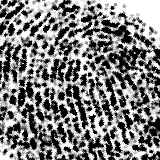
#> input picture sample/00000_24.bmp, 160 x 160 px
$ python -i extract.py   (imports and definitions only)
#> lines starting #> are read from the running program, lines starting #| are printed output that depends on the picture; after the words box and inside, x2 and y2 are one past the last pixel; in counts of white or black regions, pixels touching at a corner belong together
import cv2
import numpy as np
import matplotlib.pyplot as plt

def extract_minutiae_from_image(image_path):
    """
    Reads a fingerprint, thins the ridges, and extracts ALL valid (X, Y) coordinates.
    Uses a dynamic Margin Crop to ignore the noisy borders of the scanner glass.
    """
#> called with image_path = '../sample/00000_24.bmp'
    img = cv2.imread(image_path, cv2.IMREAD_GRAYSCALE)
#> img is the input picture: shape (160, 160); min 0, max 255, mean 127.2
    if img is None:
        raise FileNotFoundError(f"CRITICAL ERROR: Could not find '{image_path}'.")

    _, binary_img = cv2.threshold(img, 127, 255, cv2.THRESH_BINARY_INV | cv2.THRESH_OTSU)
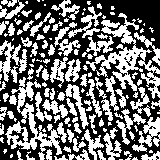
#> binary_img: shape (160, 160); 44.8% white; 139 white regions (57 under 20 px), largest, box (x1, y1, x2, y2) and area: (86, 13, 160, 99) 1736, (5, 77, 62, 160) 1335, (0, 40, 27, 83) 536

    try:
        skeleton = cv2.ximgproc.thinning(binary_img)
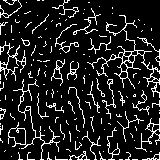
#> skeleton: shape (160, 160); 12.5% white in thin lines or dots
    except AttributeError:
        skeleton = np.zeros(binary_img.shape, np.uint8)
        eroded = np.zeros(binary_img.shape, np.uint8)
        temp = np.zeros(binary_img.shape, np.uint8)
        element = cv2.getStructuringElement(cv2.MORPH_CROSS, (3, 3))
        done = False
        while not done:
            cv2.erode(binary_img, element, eroded)
            cv2.dilate(eroded, element, temp)
            cv2.subtract(binary_img, temp, temp)
            cv2.bitwise_or(skeleton, temp, skeleton)
            binary_img[:, :] = eroded[:, :]
            if cv2.countNonZero(binary_img) == 0:
                done = True

    # --- VISUALIZATION BLOCK FOR REPORT ---
    rows, cols = skeleton.shape
#> rows = 160; cols = 160
    margin_y = int(rows * 0.15)
#> margin_y = 24
    margin_x = int(cols * 0.15)
#> margin_x = 24

    plt.figure(figsize=(8, 4))
    plt.subplot(1, 2, 1)
    plt.title("Skeletonized Input")
    plt.imshow(skeleton, cmap='gray')

    # Draw red rectangle to show the 15% Margin Crop area
    vis_img = cv2.cvtColor(skeleton.copy(), cv2.COLOR_GRAY2BGR)
#> vis_img: shape (160, 160, 3); 12.5% white in thin lines or dots
    cv2.rectangle(vis_img, (margin_x, margin_y), (cols-margin_x, rows-margin_y), (0, 0, 255), 2)
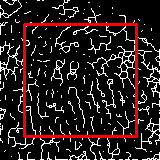
#> vis_img: shape (160, 160, 3); mean B, G, R 29.7, 29.7, 43.1

    plt.subplot(1, 2, 2)
    plt.title("15% Margin Crop (Safe Zone)")
    plt.imshow(cv2.cvtColor(vis_img, cv2.COLOR_BGR2RGB))
    plt.show() # SAVE THIS AS margin_crop.png
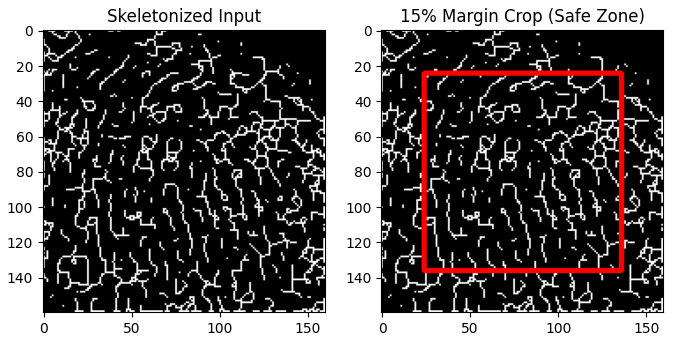
#> figure drawn by matplotlib, 2 panels
    # --------------------------------------

    raw_points = []
    skeleton_norm = skeleton // 255
#> skeleton_norm: shape (160, 160); values 0 (black) and 1 (white), 12.5% white in thin lines or dots

    for i in range(margin_y, rows - margin_y):
        for j in range(margin_x, cols - margin_x):
            if skeleton_norm[i, j] == 1:
                p = [
                    skeleton_norm[i-1, j],   skeleton_norm[i-1, j+1], skeleton_norm[i, j+1],
                    skeleton_norm[i+1, j+1], skeleton_norm[i+1, j],   skeleton_norm[i+1, j-1],
                    skeleton_norm[i, j-1],   skeleton_norm[i-1, j-1], skeleton_norm[i-1, j]
                ]
                crossing_number = sum(1 for k in range(8) if p[k] == 0 and p[k+1] == 1)
                if crossing_number == 1 or crossing_number == 3:
                    raw_points.append([j, i])
#> after the loop, raw_points = 237 pairs, first value 24 to 135, second value 24 to 135

    return np.array(raw_points, dtype=float)

>>> result = extract_minutiae_from_image('../sample/00000_24.bmp')
#> result has the same summary as raw_points in extract_minutiae_from_image

$ run again, on sample/00000_25.bmp
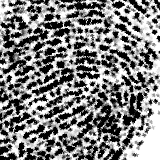
#> input picture sample/00000_25.bmp, 160 x 160 px
#> in extract_minutiae_from_image, img is the input picture: shape (160, 160); min 0, max 255, mean 127.7
#> in extract_minutiae_from_image, `_, binary_img = cv2.threshold(img, 127, 255, cv2.THRESH_BINARY_INV | c..`:
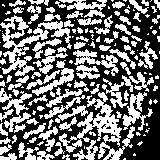
#> binary_img: shape (160, 160); 44.5% white; 147 white regions (64 under 20 px), largest, box (x1, y1, x2, y2) and area: (59, 92, 135, 160) 1470, (0, 15, 72, 76) 1337, (0, 88, 32, 132) 486
#> skeleton: shape (160, 160); 12.1% white in thin lines or dots
#> in extract_minutiae_from_image, `plt.show()`:
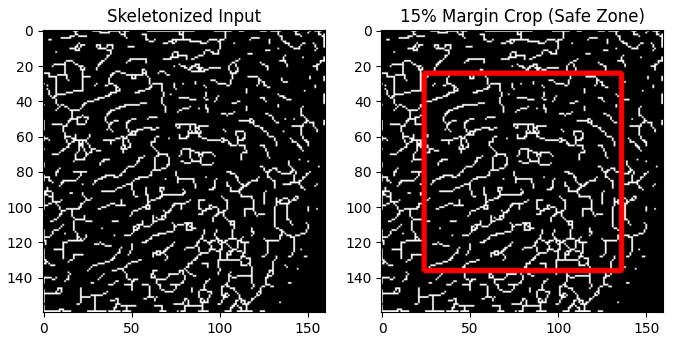
#> figure drawn by matplotlib, 2 panels
#> skeleton_norm: shape (160, 160); values 0 (black) and 1 (white), 12.1% white in thin lines or dots
#> after the loop in extract_minutiae_from_image, `for i in range(margin_y, rows - margin_y):`: raw_points = 252 pairs, first value 24 to 135, second value 24 to 135
#> result has the same summary as raw_points in extract_minutiae_from_image

$ run again, on sample/00000_26.bmp
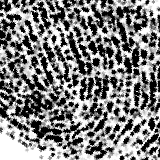
#> input picture sample/00000_26.bmp, 160 x 160 px
#> in extract_minutiae_from_image, img is the input picture: shape (160, 160); min 0, max 255, mean 127.9
#> in extract_minutiae_from_image, `_, binary_img = cv2.threshold(img, 127, 255, cv2.THRESH_BINARY_INV | c..`:
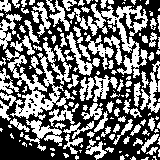
#> binary_img: shape (160, 160); 44.5% white; 146 white regions (70 under 20 px), largest, box (x1, y1, x2, y2) and area: (0, 42, 75, 127) 2249, (67, 3, 148, 78) 1566, (79, 75, 118, 102) 507
#> skeleton: shape (160, 160); 12.6% white in thin lines or dots
#> in extract_minutiae_from_image, `plt.show()`:
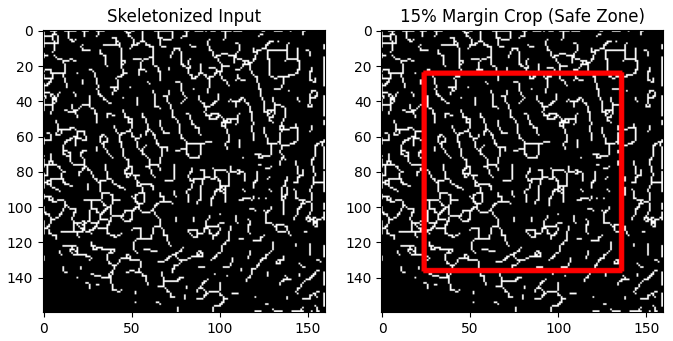
#> figure drawn by matplotlib, 2 panels
#> skeleton_norm: shape (160, 160); values 0 (black) and 1 (white), 12.6% white in thin lines or dots
#> after the loop in extract_minutiae_from_image, `for i in range(margin_y, rows - margin_y):`: raw_points = 251 pairs, first value 24 to 135, second value 24 to 135
#> result has the same summary as raw_points in extract_minutiae_from_image

$ run again, on sample/00000_27.bmp
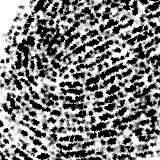
#> input picture sample/00000_27.bmp, 160 x 160 px
#> in extract_minutiae_from_image, img is the input picture: shape (160, 160); min 0, max 255, mean 127.3
#> in extract_minutiae_from_image, `_, binary_img = cv2.threshold(img, 127, 255, cv2.THRESH_BINARY_INV | c..`:
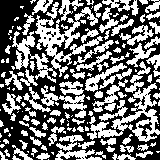
#> binary_img: shape (160, 160); 44.8% white; 142 white regions (65 under 20 px), largest, box (x1, y1, x2, y2) and area: (12, 2, 103, 83) 2128, (87, 83, 160, 142) 1429, (41, 85, 87, 118) 468
#> skeleton: shape (160, 160); 12.5% white in thin lines or dots
#> in extract_minutiae_from_image, `plt.show()`:
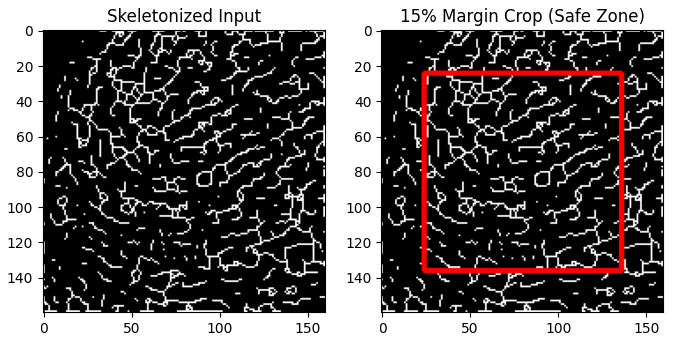
#> figure drawn by matplotlib, 2 panels
#> skeleton_norm: shape (160, 160); values 0 (black) and 1 (white), 12.5% white in thin lines or dots
#> after the loop in extract_minutiae_from_image, `for i in range(margin_y, rows - margin_y):`: raw_points = 256 pairs, first value 24 to 135, second value 24 to 135
#> result has the same summary as raw_points in extract_minutiae_from_image
